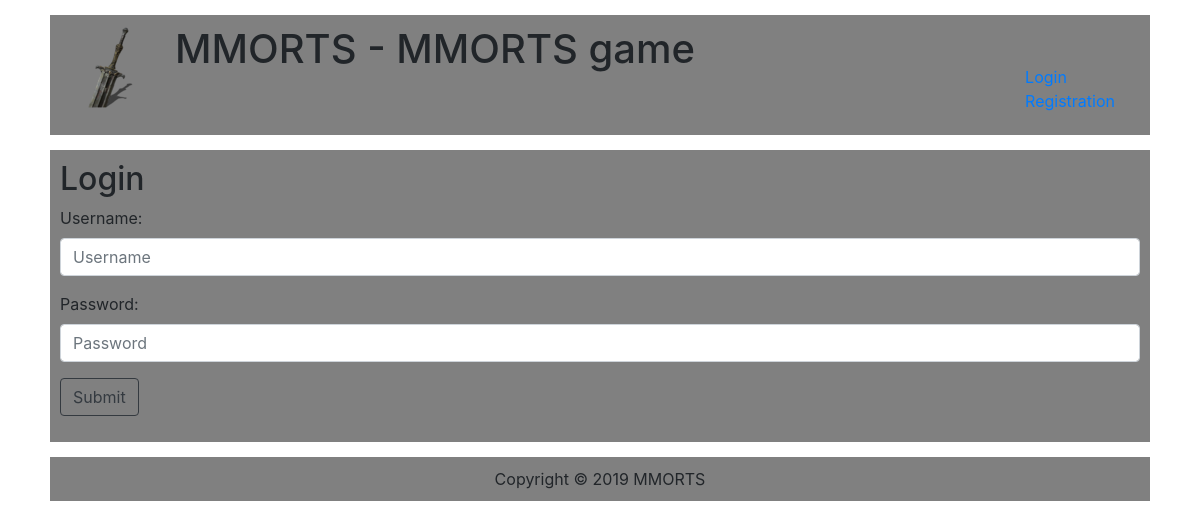
Page /index.php?page=login on the earlier database version.
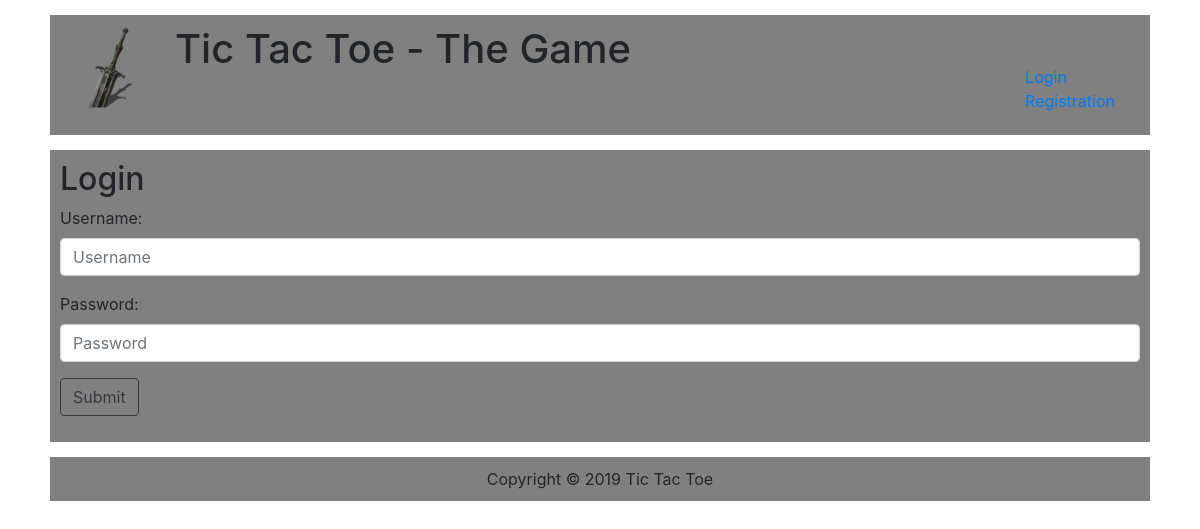
Same page on the later database version.
### tables this page shows
CREATE TABLE IF NOT EXISTS `configuration` (
  `id` int(11) NOT NULL AUTO_INCREMENT,
  `name` varchar(255) DEFAULT NULL,
  `seperator` varchar(3) DEFAULT NULL,
  `description` varchar(255) DEFAULT NULL,
  `maintenance` tinyint(1) DEFAULT NULL,
  `logo` varchar(255) DEFAULT NULL,
  PRIMARY KEY (`id`),
  KEY `id` (`id`)
);

### system/config.php (called while the page is built, shortened)
<?php
    $dbserver       = "localhost";
    $dbusername     = "root";
    $dbpassword     = "";
    $db             = "mmorts";
    $conn = new mysqli($dbserver, $dbusername, $dbpassword, $db);
    if($conn->connect_error)
    {
        die("Connection failed:".$conn->connect_error);
    }
    else
    {
        $query = "SELECT name, seperator, description, logo, maintenance FROM configuration";
        $result = mysqli_query($conn, $query);
        $row = mysqli_fetch_assoc($result);
        $title          = $row['name'];
        $seperator      = $row['seperator'];
        $description    = $row['description'];
        $logo           = $row['logo'];
    }
?>

### system/includes.php (called while the page is built, shortened)
<?php
    require_once("system/config.php");
?>

### frontend/pages/login.php (the view, shortened to what this page needs)
<?php
    global $title;
    global $seperator;
    global $description;
    global $logo;
?>
<html>
    <head>
        <link rel="stylesheet" href="https://use.fontawesome.com/releases/v5.8.2/css/all.css">
        <link rel="stylesheet" href="https://stackpath.bootstrapcdn.com/bootstrap/4.3.1/css/bootstrap.min.css">
        <link href = "frontend/design/css/stylesheet.css" rel="stylesheet" type = "text/css">
    <head>
    <body>
        <div class  = "wrapper">
            <?php require_once("frontend/templates/header.php"); ?>
            <div class = "layer">
                <div class = "content">
                    <h2>Login</h2>
                    <form role = "form" action = "backend/account/login-handling.php" method = "post">
                        <div class = "form-group">
                            <label for = "username">Username:</label>
                            <input type = "text" class = "form-control" id = "username" name = "username" placeholder = "Username" required>
                        </div>
                        <div class = "form-group">
                            <label for = "password">Password:</label>
                            <input type = "password" class = "form-control" id = "password" name = "password" placeholder = "Password" required>
                        </div>
                        <button type="submit" class="btn btn-outline-dark">Submit</button>
                    </form>
                </div>
            </div>
            <?php require_once("frontend/templates/footer.php"); ?>
        </div>
    </body>
</html>

### frontend/templates/header.php
<div class = "layer">
    <div class = "header">
        <div class = "logo";>
            <a href = "index.php?page-index"><img src = "frontend/images/<?php echo $logo; ?>"/></a>
        </div>
        <div class = "title">
            <h1><?php echo $title.$seperator.$description?></title></h1>
        </div>
        <?php
            require_once("frontend/templates/account-actions.php");
        ?>
    </div>
</div>

### frontend/templates/footer.php
<div class = "layer">
    <div class = "footer">
        Copyright &copy; 2019 <?php echo $title ?>
    </div>
</div>

Differences in the rows shown:
changed configuration: name "MMORTS" → "Tic Tac Toe"; description "MMORTS game" → "The Game"
